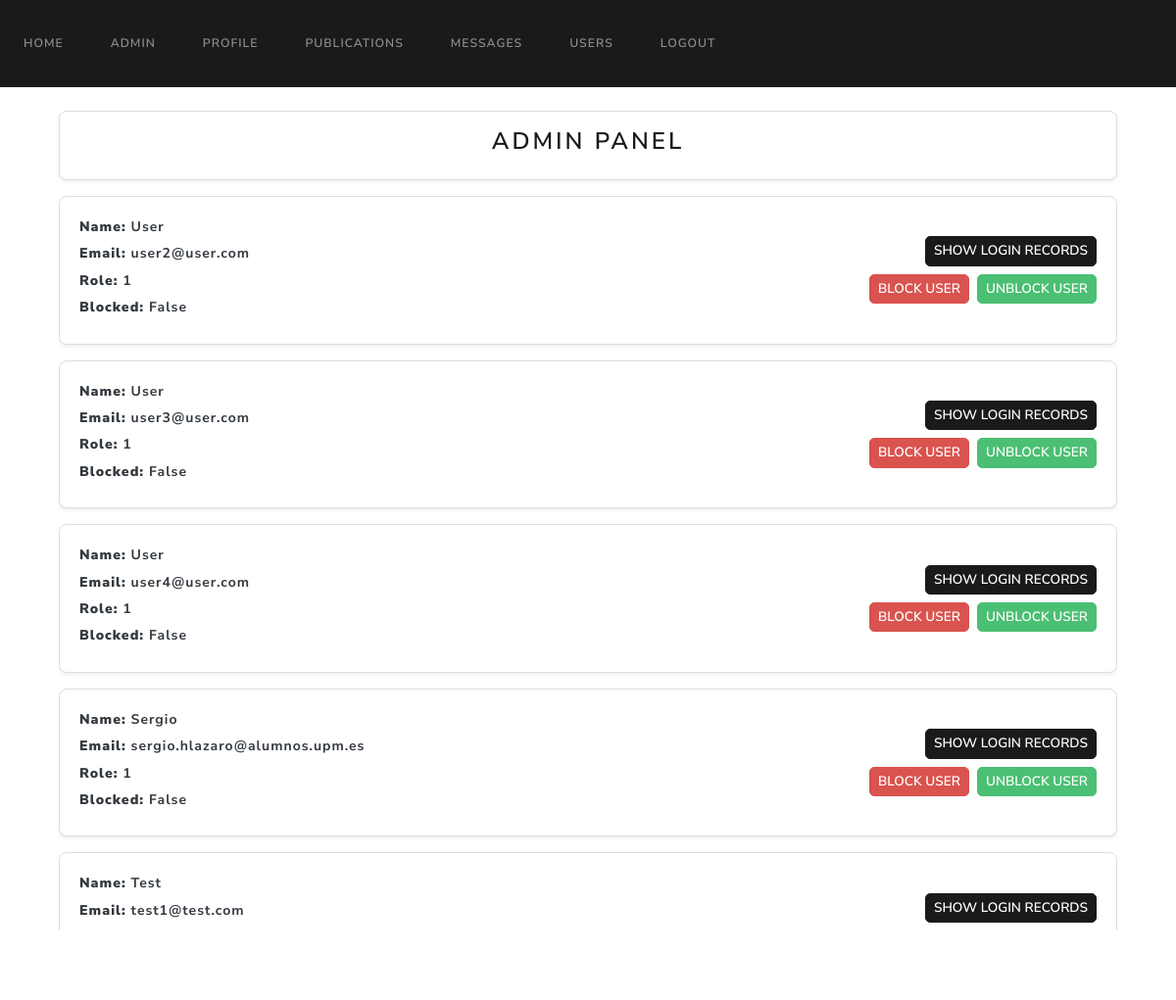
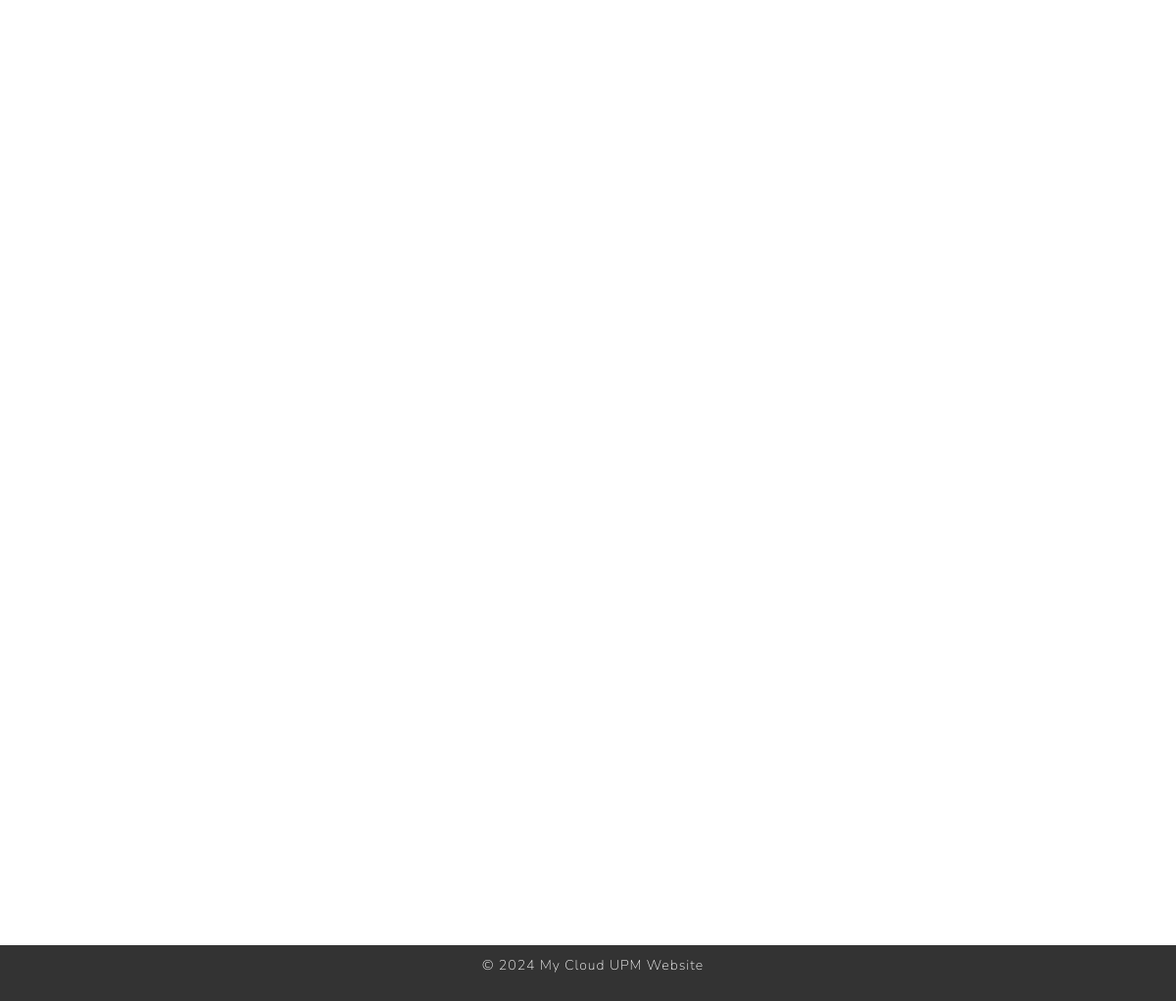
The page /admin (signed in) on the database its author committed (2 pictures, top to bottom).
### website/models.py (models this page shows)
class User(UserMixin, db.Model):
    id = db.Column(db.Integer, primary_key=True)
    name = db.Column(db.String(100), unique=False, nullable=False)
    surname = db.Column(db.String(100), unique=False, nullable=False)
    email = db.Column(db.String(100), unique=True, nullable=False)
    password = db.Column(db.String(100), nullable=False)
    bio = db.Column(db.Text, default="This is my bio.")  # Bio field
    role = db.Column(db.Integer, nullable=False, default=1)  # 0 para admin, 1 para usuario regular
    is_blocked = db.Column(db.Boolean, nullable=False, default=False)  # Campo para indicar si el usuario está bloqueado
    profile_pic = db.Column(db.String(150), default='default.jpg')
    twitter = db.Column(db.String(255), nullable=True)    # Twitter URL
    linkedin = db.Column(db.String(255), nullable=True)   # LinkedIn URL
    publications = db.relationship('Publication')
    login_records = db.relationship('LoginRecord')

### website/views.py (the view)
@views.route('/admin')
@login_required
def admin():
    if current_user.role != 0:
        flash('You are not allowed to access this page', category='error')
        print('You are not allowed to access this page')
        return redirect(url_for('views.home'))
    users = User.query.filter(User.id != current_user.id).all()
    login_records = LoginRecord.query.all()
    return render_template('admin.html', user=current_user, users=users, login_records=login_records)

### website/templates/admin.html (shortened to what this page needs)
{% extends "base.html" %}
{% block content %}
<div class="container mt-4">
    <div class="card shadow-sm p-3 bg-white">
        <h3 class="text-center">Admin Panel</h3>
    </div>
    <div class="mt-3" style="max-height: 750px; overflow-y: auto;">
        {% for user in users %}
        <div class="card shadow-sm mb-3 bg-white">
            <div class="card-body">
                <div class="row align-items-center">
                    <div class="col-md-8">
                        <p class="text-dark fw-bold"><strong>Name:</strong> {{ user.name }}</p>
                        <p class="text-dark fw-bold"><strong>Email:</strong> {{ user.email }}</p>
                        <p class="text-dark fw-bold"><strong>Role:</strong> {{ user.role }}</p>
                        <p class="text-dark fw-bold"><strong>Blocked:</strong> {{ user.is_blocked }}</p>
                    </div>
                    <div class="col-md-4 text-end">
                        <button class="btn btn-sm btn-primary mb-2" type="button" data-bs-toggle="collapse"
                                data-bs-target="#loginRecords{{ user.id }}" aria-expanded="false"
                                aria-controls="loginRecords{{ user.id }}" onclick="this.style.display='none'">
                            Show Login Records
                        </button>
                        <div class="d-flex justify-content-end gap-2">
                            {% if user.id != current_user.id %}
                            <form method="POST" action="{{ url_for('views.block_user', user_id=user.id) }}">
                                <button type="submit" class="btn btn-sm btn-danger">Block User</button>
                            </form>
                            <form method="POST" action="{{ url_for('views.unblock_user', user_id=user.id) }}">
                                <button type="submit" class="btn btn-sm btn-success">Unblock User</button>
                            </form>
                            {% else %}
                            <span class="badge bg-secondary">You</span>
                            {% endif %}
                        </div>
                    </div>
                </div>
            </div>
        </div>
        {% endfor %}
    </div>
</div>
{% endblock %}

### website/templates/admin.html (style rules this page uses)
.card { border: 1px solid #ddd; border-radius: 8px; }
.card-body p { margin-bottom: 0.4rem; }
.btn { border-radius: 5px; }
.btn-sm { padding: 4px 8px; font-size: 0.85rem; }
.text-dark { color: #212529; }
.fw-bold { font-weight: 600; }
.card.shadow-sm { box-shadow: 0 2px 4px rgba(0, 0, 0, 0.1); background-color: #fff; }
.d-flex.gap-2 > form { margin: 0; }

### rows shown on the page
User: name "User", email "user2@user.com", role "1", is_blocked "False"
User: name "User", email "user3@user.com", role "1", is_blocked "False"
User: name "User", email "user4@user.com", role "1", is_blocked "False"
User: name "Sergio", email "sergio.hlazaro@alumnos.upm.es", role "1", is_blocked "False"
User: name "Test", email "test1@test.com"
